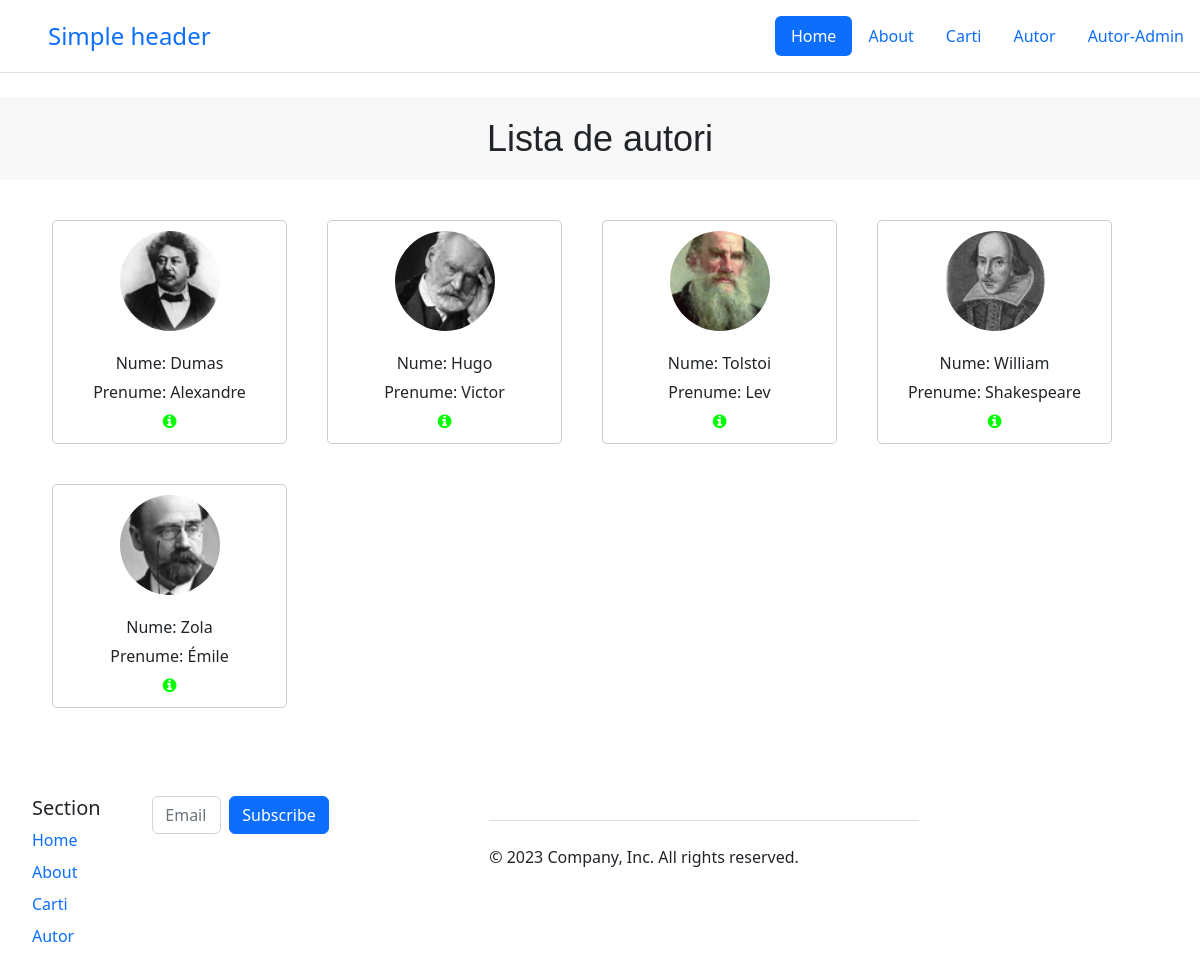
The page /autor on the database its author committed.
### model.py (models this page shows, shortened)
class Autor(db.Model):
    id = db.Column(db.Integer, primary_key=True)
    nume = db.Column(db.String(300), nullable=False)
    prenume = db.Column(db.String(300), nullable=True)
    data_nasterii = db.Column(db.String(300), nullable=True)
    tara = db.Column(db.String(40), nullable=True)
    imagine = db.Column(db.String(255))
    descriere = db.Column(db.Text)

### app.py (the view)
@app.route('/autor')
def autorii():
    autori = Autor.query.order_by(Autor.nume, Autor.prenume).all()
    return render_template("autor/autor.html", autori=autori)

### templates/autor/autor.html (shortened to what this page needs)
{% extends 'base.html' %}
{% block head %}
<link rel="stylesheet" href="{{ url_for('static', filename='css/autor/autor.css') }}">
<link rel="stylesheet" href="https://cdnjs.cloudflare.com/ajax/libs/font-awesome/4.7.0/css/font-awesome.min.css">
{% endblock %}
{% block body %}
<h1>Lista de autori</h1>
<div class="container">
  {% for autor in autori %}
  <div class="autor">
    <img src="{{ url_for('static', filename='imagini_carte/' +autor.imagine) }}" alt="Imagine autor">
    <div class="detalii">
      <p>Nume: {{ autor.nume }}</p>
      <p>Prenume: {{ autor.prenume }}</p>
      <a href="{{ url_for('autor', id=autor.id) }}"><i class="fa  fa-info-circle"></i></a>
    </div>
  </div>
  {% endfor %}
</div>
{% endblock %}

### static/css/autor/autor.css (style rules this page uses)
h1 { background-color: #f8f8f8; padding: 20px; font-family: Arial, sans-serif; font-size: 36px; text-align: center; }
h1 { animation: fadeIn 1s ease; }
.fa { font-size: 24px; }
.fa-info-circle { color: #00ff00; }
.fa-refresh, .fa-trash, .fa-info-circle { font-size: 20px; }
.container { width: 2500px; margin: 0 auto; display: flex; flex-wrap: wrap; justify-content: flex-start; align-items: flex-start; margin: 20px; }
.autor { display: inline-block; width: 235px; margin-right: 20px; padding: 10px; border: 1px solid #ccc; border-radius: 5px; transition: all 0.3s ease; margin: 20px; text-align: center; }
.detalii { margin-top: 10px; text-align: center; }
.autor .detalii { text-align: center; }
.autor img { width: 100px; height: 100px; border-radius: 50%; object-fit: cover; margin-bottom: 10px; }
.autor p { margin: 5px 0; }
.autor a { color: #333; text-decoration: none; }
.detalii p { margin: 5px 0; }
.detalii a { color: #333; text-decoration: none; }
img { width: 100%; height: auto; border-radius: 5px; }

### rows shown on the page
Autor: imagine (picture), nume "Dumas", prenume "Alexandre"
Autor: imagine (picture), nume "Hugo", prenume "Victor"
Autor: imagine (picture), nume "Tolstoi", prenume "Lev"
Autor: imagine (picture), nume "William", prenume "Shakespeare"
Autor: imagine (picture), nume "Zola", prenume "Émile"
